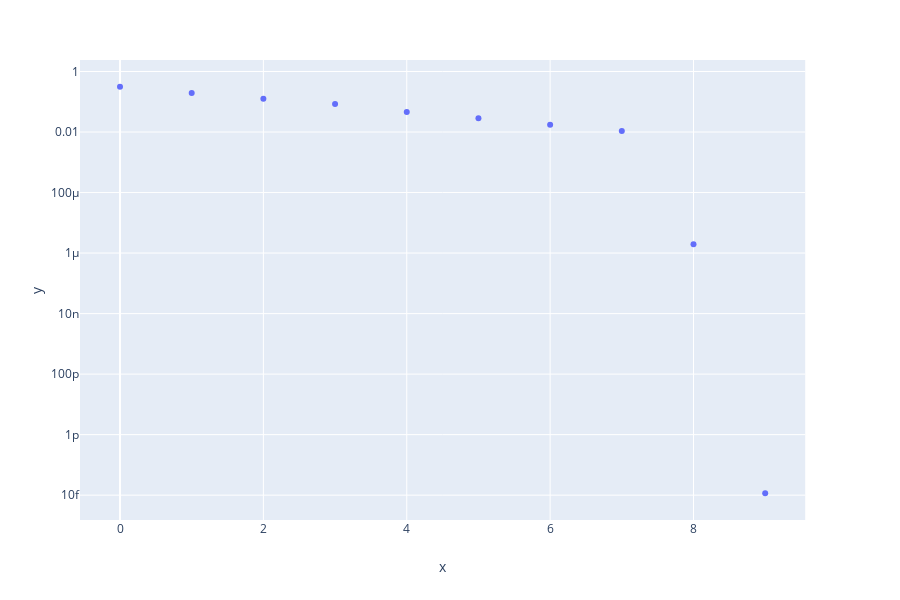

Write notebook code for a chart like this one.
### Markdown cell above
# Poszukiwanie rozwiązania

### Code cell
counter = gmres_counter()
x, info = scipy.sparse.linalg.gmres(spA, b, x0=x1, tol=tol, 
                                    callback=counter)
print(str(counter.niter))
px.scatter(x=[i for i in range(0,counter.niter)],y=counter.callbacks,log_y=True)

### Figure 1 — Plotly figure (JSON) as saved in the notebook; plotly's stock layout.template omitted (floating-point values rounded to 4 significant figures)
{"data": [{"hoverlabel": {"namelength": 0}, "hovertemplate": "x=%{x}<br>y=%{y}", "legendgroup": "", "marker": {"color": "#636efa", "symbol": "circle"}, "mode": "markers", "name": "", "showlegend": false, "type": "scatter", "x": [0, 1, 2, 3, 4, 5, 6, 7, 8, 9], "xaxis": "x", "y": ["0.31349075557504086", "0.1957631718793694", "0.12668075294107972", "0.08445975291361821", "0.04600044298061184", "0.028426291471033958", "0.01753630148314305", "0.010881562534733736", "1.9559612443016454e-06", "1.1571201751719262e-14"], "yaxis": "y"}], "layout": {"height": 600, "legend": {"tracegroupgap": 0}, "margin": {"t": 60}, "xaxis": {"anchor": "y", "domain": [0, 0.98], "title": {"text": "x"}}, "yaxis": {"anchor": "x", "domain": [0, 1], "title": {"text": "y"}, "type": "log"}}}
